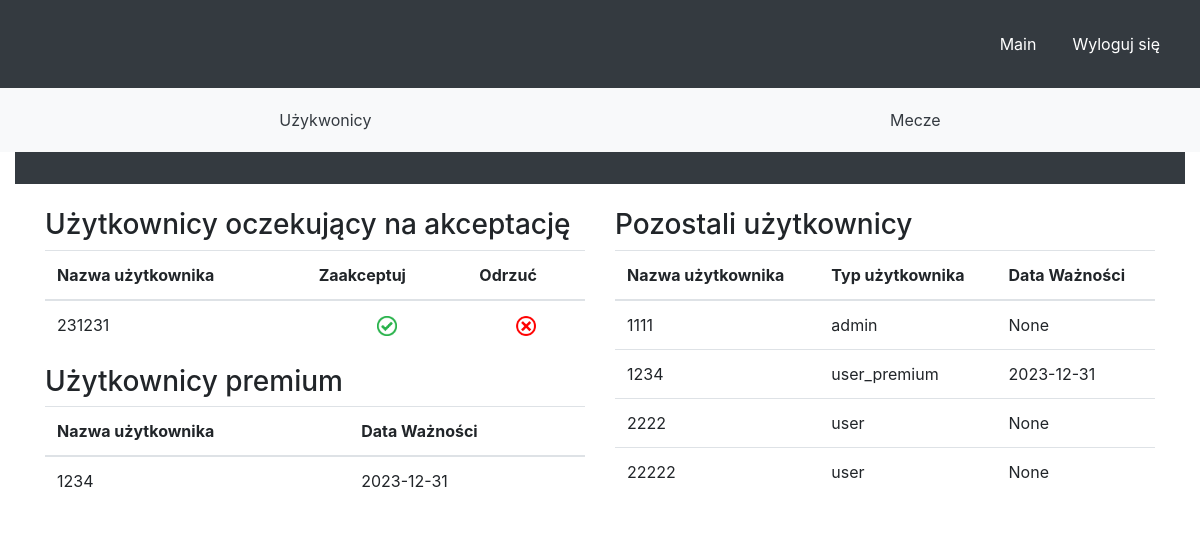
The page /admin on the database its author committed.
### tables this page shows
CREATE TABLE users (
    id INTEGER PRIMARY KEY,
    username TEXT NOT NULL UNIQUE,  -- Dodaj UNIQUE, aby zrobić username unikalnym
    password TEXT NOT NULL,
    user_type TEXT NOT NULL,
    premium_expiration_date TEXT
, confirmed BOOLEAN DEFAULT 0);

### app.py (the view)
@app.route('/admin')
def admin():
    conn = sqlite3.connect('football_teams.db')
    cursor = conn.cursor()
    username = session.get('username', '')
    cursor.execute("""SELECT matches.date, teamsA.team AS teamA, teamsB.team AS teamB, teamsA.logo AS logoA, teamsB.logo AS logoB, matches.matchID
    FROM matches
    INNER JOIN teams AS teamsA ON matches.teamA_id = teamsA.id_team
    INNER JOIN teams AS teamsB ON matches.teamB_id = teamsB.id_team
    WHERE matches.scoreA IS NULL AND matches.scoreB IS NULL
        ORDER BY
    CASE
        WHEN SUBSTR(matches.date, 4, 2) IN ('10', '11', '12') THEN 1
        ELSE 2
    END,
    CAST(SUBSTR(matches.date, 4, 2) AS SIGNED),  -- Sortowanie miesiąca jako liczby
    SUBSTR(matches.date, 1, 2) ASC  -- Sortowanie dnia
    LIMIT 20;
    """)
    upcoming_matches = cursor.fetchall()
    cursor.execute("SELECT * FROM users WHERE confirmed = 0")
    users_waiting_approval = cursor.fetchall()
    cursor.execute("SELECT * FROM users WHERE user_type = 'user_premium'")
    premium_users = cursor.fetchall()
    cursor.execute("SELECT * FROM users WHERE confirmed = 1")
    other_users = cursor.fetchall()
    conn.close()
    conn.close()
    return render_template('admin.html', upcoming_matches=upcoming_matches, username=username, users_waiting_approval=users_waiting_approval,
                           premium_users=premium_users,
                           other_users=other_users)

### app.py (called while the page is built)
@app.before_request
def set_default_user_type():
    if 'user_type' not in session:
        session['user_type'] = 'guest'

### templates/admin.html (shortened to what this page needs)
<!DOCTYPE html>
<html lang="en">
<head>
    <link rel="stylesheet" href="https://maxcdn.bootstrapcdn.com/bootstrap/4.5.2/css/bootstrap.min.css">
    <link rel="stylesheet" type="text/css" href="{{ url_for('static', filename='style.css') }}">
</head>
<body>
    <header class="bg-dark text-danger p-3">
        <nav class="navbar navbar-expand-lg navbar-dark">
            <div class="collapse navbar-collapse" id="navbarNav">
                <ul class="navbar-nav ml-auto">
                    <li class="nav-item"><a class="nav-link text-white" href="/">Main</a></li>
                    <li class="nav-item"><a class="nav-link text-white" href="/logout">Wyloguj się</a></li>
                </ul>
            </div>
        </nav>
    </header>
    <div class="main-menu">
        <ul class="nav">
            <li class="nav-item"><a class="nav-link-main text-light" onclick="showAdminUsers()">Użykwonicy</a></li>
            <li class="nav-item"><a class="nav-link-main text-light" onclick="showAdminMatches()">Mecze</a></li>
        </ul>
    </div>
    <div class="container-fluid">
        <header class="bg-dark text-danger p-3">
        </header>
        <div class="container mt-4" id="adminUsers">
            <div class="row">
                <div class="col-md-6">
                    <h3>Użytkownicy oczekujący na akceptację</h3>
                    <table class="table">
                        <thead>
                            <tr>
                                <th>Nazwa użytkownika</th>
                                <th>Zaakceptuj</th>
                                <th>Odrzuć</th>
                            </tr>
                        </thead>
                        <tbody>
                            {% for user in users_waiting_approval %}
                                <tr>
                                    <td>{{ user[1] }}</td>
                                    <td style="text-align: center;">
                                        <img src="/static/green_tick.png" style="height: 20px;" class="accept" data-userid="{{ user[0] }}" alt="Zaakceptuj">
                                    </td>
                                    <td style="text-align: center;">
                                        <img src="/static/red_x.png" style="height: 20px;" class="reject" data-userid="{{ user[0] }}" alt="Odrzuć">
                                    </td>
                                </tr>
                            {% endfor %}
                        </tbody>
                    </table>
                    <h3>Użytkownicy premium</h3>
                    <table class="table">
                        <thead>
                            <tr>
                                <th>Nazwa użytkownika</th>
                                <th>Data Ważności</th>
                            </tr>
                        </thead>
                        <tbody>
                            {% for user in premium_users %}
                                <tr>
                                    <td>{{ user[1] }}</td>
                                    <td>{{ user[4] }}</td>
                                </tr>
                            {% endfor %}
                        </tbody>
                    </table>
                </div>
                <div class="col-md-6">
                    <h3>Pozostali użytkownicy</h3>
                    <table class="table">
                        <thead>
                            <tr>
                                <th>Nazwa użytkownika</th>
                                <th>Typ użytkownika</th>
                                <th>Data Ważności</th>
                            </tr>
                        </thead>
                        <tbody>
                            {% for user in other_users %}
                                <tr>
                                    <td>{{ user[1] }}</td>
                                    <td>{{ user[3] }}</td>
                                    <td>{{ user[4] }}</td>
                                </tr>
                            {% endfor %}
                        </tbody>
                    </table>
                </div>
            </div>
        </div>
</body>
</html>

### static/style.css (style rules this page uses)
html, body { width: 100%; margin: 0; padding: 0; }
.main-menu { background-color: #f8f9fa; padding: 10px; }
.nav { width: 100%; display: flex; justify-content: space-around; list-style: none; padding: 0; }
.nav-item { text-align: center; }
.nav-link-main { color: #343a40 !important; text-decoration: none; padding: 10px; display: block; }
ul { list-style-type: none; padding: 0; }
li { display: inline; margin-left: 20px; }
img { max-height: 50px; }

### rows shown on the page
users: username "231231"
users: username "1234", premium_expiration_date "2023-12-31", user_type "user_premium"
users: username "1111", user_type "admin", user "None"
users: username "2222", user_type "user", user "None"
users: username "22222", user_type "user", user "None"
